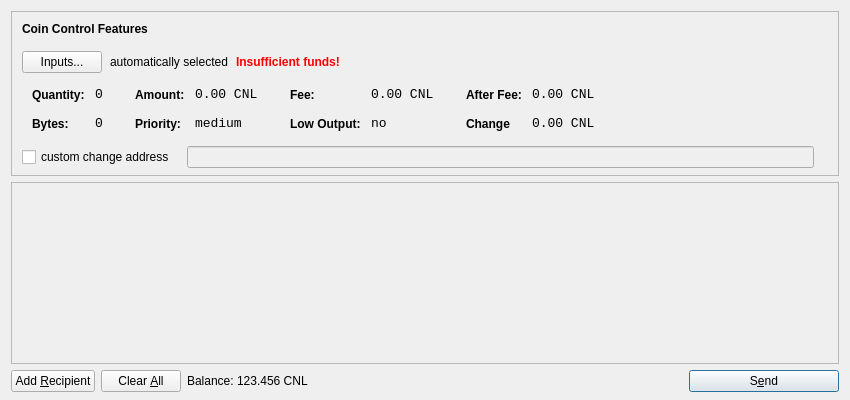
<?xml version="1.0" encoding="UTF-8"?>
<ui version="4.0">
 <class>SendCoinsDialog</class>
 <widget class="QDialog" name="SendCoinsDialog">
  <property name="geometry">
   <rect>
    <x>0</x>
    <y>0</y>
    <width>850</width>
    <height>400</height>
   </rect>
  </property>
  <property name="windowTitle">
   <string>Send Coins</string>
  </property>
  <layout class="QVBoxLayout" name="verticalLayout" stretch="0,1,0">
   <property name="bottomMargin">
    <number>8</number>
   </property>
   <item>
    <widget class="QFrame" name="frameCoinControl">
     <property name="sizePolicy">
      <sizepolicy hsizetype="Expanding" vsizetype="Expanding">
       <horstretch>0</horstretch>
       <verstretch>0</verstretch>
      </sizepolicy>
     </property>
     <property name="maximumSize">
      <size>
       <width>16777215</width>
       <height>16777215</height>
      </size>
     </property>
     <property name="frameShape">
      <enum>QFrame::StyledPanel</enum>
     </property>
     <property name="frameShadow">
      <enum>QFrame::Sunken</enum>
     </property>
     <layout class="QVBoxLayout" name="verticalLayoutCoinControl2">
      <property name="spacing">
       <number>-1</number>
      </property>
      <property name="leftMargin">
       <number>0</number>
      </property>
      <property name="topMargin">
       <number>0</number>
      </property>
      <property name="rightMargin">
       <number>0</number>
      </property>
      <property name="bottomMargin">
       <number>6</number>
      </property>
      <item>
       <layout class="QVBoxLayout" name="verticalLayoutCoinControl" stretch="0,0,0,0,1">
        <property name="spacing">
         <number>0</number>
        </property>
        <property name="leftMargin">
         <number>10</number>
        </property>
        <property name="topMargin">
         <number>10</number>
        </property>
        <item>
         <layout class="QHBoxLayout" name="horizontalLayoutCoinControl1">
          <property name="bottomMargin">
           <number>15</number>
          </property>
          <item>
           <widget class="QLabel" name="labelCoinControlFeatures">
            <property name="sizePolicy">
             <sizepolicy hsizetype="Preferred" vsizetype="Maximum">
              <horstretch>0</horstretch>
              <verstretch>0</verstretch>
             </sizepolicy>
            </property>
            <property name="font">
             <font>
              <weight>75</weight>
              <bold>true</bold>
             </font>
            </property>
            <property name="styleSheet">
             <string notr="true">font-weight:bold;</string>
            </property>
            <property name="text">
             <string>Coin Control Features</string>
            </property>
           </widget>
          </item>
         </layout>
        </item>
        <item>
         <layout class="QHBoxLayout" name="horizontalLayoutCoinControl2" stretch="0,0,0,0">
          <property name="spacing">
           <number>8</number>
          </property>
          <property name="bottomMargin">
           <number>10</number>
          </property>
          <item>
           <widget class="QPushButton" name="pushButtonCoinControl">
            <property name="styleSheet">
             <string notr="true"/>
            </property>
            <property name="text">
             <string>Inputs...</string>
            </property>
           </widget>
          </item>
          <item>
           <widget class="QLabel" name="labelCoinControlAutomaticallySelected">
            <property name="text">
             <string>automatically selected</string>
            </property>
            <property name="margin">
             <number>5</number>
            </property>
           </widget>
          </item>
          <item>
           <widget class="QLabel" name="labelCoinControlInsuffFunds">
            <property name="font">
             <font>
              <weight>75</weight>
              <bold>true</bold>
             </font>
            </property>
            <property name="styleSheet">
             <string notr="true">color:red;font-weight:bold;</string>
            </property>
            <property name="text">
             <string>Insufficient funds!</string>
            </property>
            <property name="margin">
             <number>5</number>
            </property>
           </widget>
          </item>
          <item>
           <spacer name="horizontalSpacerCoinControl">
            <property name="orientation">
             <enum>Qt::Horizontal</enum>
            </property>
            <property name="sizeHint" stdset="0">
             <size>
              <width>40</width>
              <height>1</height>
             </size>
            </property>
           </spacer>
          </item>
         </layout>
        </item>
        <item>
         <widget class="QWidget" name="widgetCoinControl" native="true">
          <property name="sizePolicy">
           <sizepolicy hsizetype="Preferred" vsizetype="Preferred">
            <horstretch>0</horstretch>
            <verstretch>0</verstretch>
           </sizepolicy>
          </property>
          <property name="minimumSize">
           <size>
            <width>0</width>
            <height>0</height>
           </size>
          </property>
          <property name="styleSheet">
           <string notr="true"/>
          </property>
          <layout class="QHBoxLayout" name="horizontalLayoutCoinControl5">
           <property name="margin">
            <number>0</number>
           </property>
           <item>
            <layout class="QHBoxLayout" name="horizontalLayoutCoinControl3" stretch="0,0,0,1">
             <property name="spacing">
              <number>20</number>
             </property>
             <property name="topMargin">
              <number>0</number>
             </property>
             <property name="bottomMargin">
              <number>10</number>
             </property>
             <item>
              <layout class="QFormLayout" name="formLayoutCoinControl1">
               <property name="horizontalSpacing">
                <number>10</number>
               </property>
               <property name="verticalSpacing">
                <number>14</number>
               </property>
               <property name="leftMargin">
                <number>10</number>
               </property>
               <property name="topMargin">
                <number>4</number>
               </property>
               <property name="rightMargin">
                <number>6</number>
               </property>
               <item row="0" column="0">
                <widget class="QLabel" name="labelCoinControlQuantityText">
                 <property name="styleSheet">
                  <string notr="true">font-weight:bold;</string>
                 </property>
                 <property name="text">
                  <string>Quantity:</string>
                 </property>
                 <property name="margin">
                  <number>0</number>
                 </property>
                </widget>
               </item>
               <item row="0" column="1">
                <widget class="QLabel" name="labelCoinControlQuantity">
                 <property name="font">
                  <font>
                   <family>Monospace</family>
                   <pointsize>10</pointsize>
                  </font>
                 </property>
                 <property name="cursor">
                  <cursorShape>IBeamCursor</cursorShape>
                 </property>
                 <property name="contextMenuPolicy">
                  <enum>Qt::ActionsContextMenu</enum>
                 </property>
                 <property name="text">
                  <string>0</string>
                 </property>
                 <property name="margin">
                  <number>0</number>
                 </property>
                 <property name="textInteractionFlags">
                  <set>Qt::LinksAccessibleByMouse|Qt::TextSelectableByKeyboard|Qt::TextSelectableByMouse</set>
                 </property>
                </widget>
               </item>
               <item row="1" column="0">
                <widget class="QLabel" name="labelCoinControlBytesText">
                 <property name="styleSheet">
                  <string notr="true">font-weight:bold;</string>
                 </property>
                 <property name="text">
                  <string>Bytes:</string>
                 </property>
                </widget>
               </item>
               <item row="1" column="1">
                <widget class="QLabel" name="labelCoinControlBytes">
                 <property name="font">
                  <font>
                   <family>Monospace</family>
                   <pointsize>10</pointsize>
                  </font>
                 </property>
                 <property name="cursor">
                  <cursorShape>IBeamCursor</cursorShape>
                 </property>
                 <property name="contextMenuPolicy">
                  <enum>Qt::ActionsContextMenu</enum>
                 </property>
                 <property name="text">
                  <string>0</string>
                 </property>
                 <property name="textInteractionFlags">
                  <set>Qt::LinksAccessibleByMouse|Qt::TextSelectableByKeyboard|Qt::TextSelectableByMouse</set>
                 </property>
                </widget>
               </item>
              </layout>
             </item>
             <item>
              <layout class="QFormLayout" name="formLayoutCoinControl2">
               <property name="horizontalSpacing">
                <number>10</number>
               </property>
               <property name="verticalSpacing">
                <number>14</number>
               </property>
               <property name="leftMargin">
                <number>6</number>
               </property>
               <property name="topMargin">
                <number>4</number>
               </property>
               <property name="rightMargin">
                <number>6</number>
               </property>
               <item row="0" column="0">
                <widget class="QLabel" name="labelCoinControlAmountText">
                 <property name="styleSheet">
                  <string notr="true">font-weight:bold;</string>
                 </property>
                 <property name="text">
                  <string>Amount:</string>
                 </property>
                 <property name="margin">
                  <number>0</number>
                 </property>
                </widget>
               </item>
               <item row="0" column="1">
                <widget class="QLabel" name="labelCoinControlAmount">
                 <property name="font">
                  <font>
                   <family>Monospace</family>
                   <pointsize>10</pointsize>
                  </font>
                 </property>
                 <property name="cursor">
                  <cursorShape>IBeamCursor</cursorShape>
                 </property>
                 <property name="contextMenuPolicy">
                  <enum>Qt::ActionsContextMenu</enum>
                 </property>
                 <property name="text">
                  <string>0.00 CNL</string>
                 </property>
                 <property name="textInteractionFlags">
                  <set>Qt::LinksAccessibleByMouse|Qt::TextSelectableByKeyboard|Qt::TextSelectableByMouse</set>
                 </property>
                </widget>
               </item>
               <item row="1" column="0">
                <widget class="QLabel" name="labelCoinControlPriorityText">
                 <property name="styleSheet">
                  <string notr="true">font-weight:bold;</string>
                 </property>
                 <property name="text">
                  <string>Priority:</string>
                 </property>
                </widget>
               </item>
               <item row="1" column="1">
                <widget class="QLabel" name="labelCoinControlPriority">
                 <property name="font">
                  <font>
                   <family>Monospace</family>
                   <pointsize>10</pointsize>
                  </font>
                 </property>
                 <property name="cursor">
                  <cursorShape>IBeamCursor</cursorShape>
                 </property>
                 <property name="contextMenuPolicy">
                  <enum>Qt::ActionsContextMenu</enum>
                 </property>
                 <property name="text">
                  <string>medium</string>
                 </property>
                 <property name="textInteractionFlags">
                  <set>Qt::LinksAccessibleByMouse|Qt::TextSelectableByKeyboard|Qt::TextSelectableByMouse</set>
                 </property>
                </widget>
               </item>
              </layout>
             </item>
             <item>
              <layout class="QFormLayout" name="formLayoutCoinControl3">
               <property name="horizontalSpacing">
                <number>10</number>
               </property>
               <property name="verticalSpacing">
                <number>14</number>
               </property>
               <property name="leftMargin">
                <number>6</number>
               </property>
               <property name="topMargin">
                <number>4</number>
               </property>
               <property name="rightMargin">
                <number>6</number>
               </property>
               <item row="0" column="0">
                <widget class="QLabel" name="labelCoinControlFeeText">
                 <property name="styleSheet">
                  <string notr="true">font-weight:bold;</string>
                 </property>
                 <property name="text">
                  <string>Fee:</string>
                 </property>
                 <property name="margin">
                  <number>0</number>
                 </property>
                </widget>
               </item>
               <item row="0" column="1">
                <widget class="QLabel" name="labelCoinControlFee">
                 <property name="font">
                  <font>
                   <family>Monospace</family>
                   <pointsize>10</pointsize>
                  </font>
                 </property>
                 <property name="cursor">
                  <cursorShape>IBeamCursor</cursorShape>
                 </property>
                 <property name="contextMenuPolicy">
                  <enum>Qt::ActionsContextMenu</enum>
                 </property>
                 <property name="text">
                  <string>0.00 CNL</string>
                 </property>
                 <property name="textInteractionFlags">
                  <set>Qt::LinksAccessibleByMouse|Qt::TextSelectableByKeyboard|Qt::TextSelectableByMouse</set>
                 </property>
                </widget>
               </item>
               <item row="1" column="0">
                <widget class="QLabel" name="labelCoinControlLowOutputText">
                 <property name="styleSheet">
                  <string notr="true">font-weight:bold;</string>
                 </property>
                 <property name="text">
                  <string>Low Output:</string>
                 </property>
                </widget>
               </item>
               <item row="1" column="1">
                <widget class="QLabel" name="labelCoinControlLowOutput">
                 <property name="font">
                  <font>
                   <family>Monospace</family>
                   <pointsize>10</pointsize>
                  </font>
                 </property>
                 <property name="cursor">
                  <cursorShape>IBeamCursor</cursorShape>
                 </property>
                 <property name="contextMenuPolicy">
                  <enum>Qt::ActionsContextMenu</enum>
                 </property>
                 <property name="text">
                  <string>no</string>
                 </property>
                 <property name="textInteractionFlags">
                  <set>Qt::LinksAccessibleByMouse|Qt::TextSelectableByKeyboard|Qt::TextSelectableByMouse</set>
                 </property>
                </widget>
               </item>
              </layout>
             </item>
             <item>
              <layout class="QFormLayout" name="formLayoutCoinControl4">
               <property name="horizontalSpacing">
                <number>10</number>
               </property>
               <property name="verticalSpacing">
                <number>14</number>
               </property>
               <property name="leftMargin">
                <number>6</number>
               </property>
               <property name="topMargin">
                <number>4</number>
               </property>
               <property name="rightMargin">
                <number>6</number>
               </property>
               <item row="0" column="0">
                <widget class="QLabel" name="labelCoinControlAfterFeeText">
                 <property name="styleSheet">
                  <string notr="true">font-weight:bold;</string>
                 </property>
                 <property name="text">
                  <string>After Fee:</string>
                 </property>
                 <property name="margin">
                  <number>0</number>
                 </property>
                </widget>
               </item>
               <item row="0" column="1">
                <widget class="QLabel" name="labelCoinControlAfterFee">
                 <property name="font">
                  <font>
                   <family>Monospace</family>
                   <pointsize>10</pointsize>
                  </font>
                 </property>
                 <property name="cursor">
                  <cursorShape>IBeamCursor</cursorShape>
                 </property>
                 <property name="contextMenuPolicy">
                  <enum>Qt::ActionsContextMenu</enum>
                 </property>
                 <property name="text">
                  <string>0.00 CNL</string>
                 </property>
                 <property name="textInteractionFlags">
                  <set>Qt::LinksAccessibleByMouse|Qt::TextSelectableByKeyboard|Qt::TextSelectableByMouse</set>
                 </property>
                </widget>
               </item>
               <item row="1" column="0">
                <widget class="QLabel" name="labelCoinControlChangeText">
                 <property name="styleSheet">
                  <string notr="true">font-weight:bold;</string>
                 </property>
                 <property name="text">
                  <string>Change</string>
                 </property>
                </widget>
               </item>
               <item row="1" column="1">
                <widget class="QLabel" name="labelCoinControlChange">
                 <property name="font">
                  <font>
                   <family>Monospace</family>
                   <pointsize>10</pointsize>
                  </font>
                 </property>
                 <property name="cursor">
                  <cursorShape>IBeamCursor</cursorShape>
                 </property>
                 <property name="contextMenuPolicy">
                  <enum>Qt::ActionsContextMenu</enum>
                 </property>
                 <property name="text">
                  <string>0.00 CNL</string>
                 </property>
                 <property name="textInteractionFlags">
                  <set>Qt::LinksAccessibleByMouse|Qt::TextSelectableByKeyboard|Qt::TextSelectableByMouse</set>
                 </property>
                </widget>
               </item>
              </layout>
             </item>
            </layout>
           </item>
          </layout>
         </widget>
        </item>
        <item>
         <layout class="QHBoxLayout" name="horizontalLayoutCoinControl4" stretch="0,0,0">
          <property name="spacing">
           <number>12</number>
          </property>
          <property name="sizeConstraint">
           <enum>QLayout::SetDefaultConstraint</enum>
          </property>
          <property name="topMargin">
           <number>5</number>
          </property>
          <property name="rightMargin">
           <number>5</number>
          </property>
          <item>
           <widget class="QCheckBox" name="checkBoxCoinControlChange">
            <property name="text">
             <string>custom change address</string>
            </property>
           </widget>
          </item>
          <item>
           <widget class="QLineEdit" name="lineEditCoinControlChange">
            <property name="enabled">
             <bool>false</bool>
            </property>
            <property name="sizePolicy">
             <sizepolicy hsizetype="Expanding" vsizetype="Fixed">
              <horstretch>0</horstretch>
              <verstretch>0</verstretch>
             </sizepolicy>
            </property>
           </widget>
          </item>
          <item>
           <widget class="QLabel" name="labelCoinControlChangeLabel">
            <property name="sizePolicy">
             <sizepolicy hsizetype="Preferred" vsizetype="Expanding">
              <horstretch>0</horstretch>
              <verstretch>0</verstretch>
             </sizepolicy>
            </property>
            <property name="minimumSize">
             <size>
              <width>0</width>
              <height>0</height>
             </size>
            </property>
            <property name="text">
             <string/>
            </property>
            <property name="margin">
             <number>3</number>
            </property>
           </widget>
          </item>
         </layout>
        </item>
        <item>
         <spacer name="verticalSpacerCoinControl">
          <property name="orientation">
           <enum>Qt::Vertical</enum>
          </property>
          <property name="sizeHint" stdset="0">
           <size>
            <width>800</width>
            <height>1</height>
           </size>
          </property>
         </spacer>
        </item>
       </layout>
      </item>
     </layout>
    </widget>
   </item>
   <item>
    <widget class="QScrollArea" name="scrollArea">
     <property name="widgetResizable">
      <bool>true</bool>
     </property>
     <widget class="QWidget" name="scrollAreaWidgetContents">
      <property name="geometry">
       <rect>
        <x>0</x>
        <y>0</y>
        <width>830</width>
        <height>165</height>
       </rect>
      </property>
      <layout class="QVBoxLayout" name="verticalLayout_2">
       <property name="margin">
        <number>0</number>
       </property>
       <item>
        <layout class="QVBoxLayout" name="entries">
         <property name="spacing">
          <number>6</number>
         </property>
        </layout>
       </item>
       <item>
        <spacer name="verticalSpacer">
         <property name="orientation">
          <enum>Qt::Vertical</enum>
         </property>
         <property name="sizeHint" stdset="0">
          <size>
           <width>20</width>
           <height>40</height>
          </size>
         </property>
        </spacer>
       </item>
      </layout>
     </widget>
    </widget>
   </item>
   <item>
    <layout class="QHBoxLayout" name="horizontalLayout">
     <item>
      <widget class="QPushButton" name="addButton">
       <property name="toolTip">
        <string>Send to multiple recipients at once</string>
       </property>
       <property name="text">
        <string>Add &amp;Recipient</string>
       </property>
       <property name="icon">
        <iconset resource="../bitcoin.qrc">
         <normaloff>:/icons/add</normaloff>:/icons/add</iconset>
       </property>
       <property name="autoDefault">
        <bool>false</bool>
       </property>
      </widget>
     </item>
     <item>
      <widget class="QPushButton" name="clearButton">
       <property name="sizePolicy">
        <sizepolicy hsizetype="Minimum" vsizetype="Fixed">
         <horstretch>0</horstretch>
         <verstretch>0</verstretch>
        </sizepolicy>
       </property>
       <property name="toolTip">
        <string>Remove all transaction fields</string>
       </property>
       <property name="text">
        <string>Clear &amp;All</string>
       </property>
       <property name="icon">
        <iconset resource="../bitcoin.qrc">
         <normaloff>:/icons/remove</normaloff>:/icons/remove</iconset>
       </property>
       <property name="autoRepeatDelay">
        <number>300</number>
       </property>
       <property name="autoDefault">
        <bool>false</bool>
       </property>
      </widget>
     </item>
     <item>
      <layout class="QHBoxLayout" name="horizontalLayout_2">
       <property name="spacing">
        <number>3</number>
       </property>
       <item>
        <widget class="QLabel" name="label">
         <property name="sizePolicy">
          <sizepolicy hsizetype="Preferred" vsizetype="Fixed">
           <horstretch>0</horstretch>
           <verstretch>0</verstretch>
          </sizepolicy>
         </property>
         <property name="text">
          <string>Balance:</string>
         </property>
        </widget>
       </item>
       <item>
        <widget class="QLabel" name="labelBalance">
         <property name="sizePolicy">
          <sizepolicy hsizetype="Preferred" vsizetype="Fixed">
           <horstretch>0</horstretch>
           <verstretch>0</verstretch>
          </sizepolicy>
         </property>
         <property name="cursor">
          <cursorShape>IBeamCursor</cursorShape>
         </property>
         <property name="text">
          <string>123.456 CNL</string>
         </property>
         <property name="textInteractionFlags">
          <set>Qt::LinksAccessibleByMouse|Qt::TextSelectableByKeyboard|Qt::TextSelectableByMouse</set>
         </property>
        </widget>
       </item>
      </layout>
     </item>
     <item>
      <spacer name="horizontalSpacer">
       <property name="orientation">
        <enum>Qt::Horizontal</enum>
       </property>
       <property name="sizeHint" stdset="0">
        <size>
         <width>40</width>
         <height>20</height>
        </size>
       </property>
      </spacer>
     </item>
     <item>
      <widget class="QPushButton" name="sendButton">
       <property name="minimumSize">
        <size>
         <width>150</width>
         <height>0</height>
        </size>
       </property>
       <property name="toolTip">
        <string>Confirm the send action</string>
       </property>
       <property name="text">
        <string>S&amp;end</string>
       </property>
       <property name="icon">
        <iconset resource="../bitcoin.qrc">
         <normaloff>:/icons/send</normaloff>:/icons/send</iconset>
       </property>
       <property name="default">
        <bool>true</bool>
       </property>
      </widget>
     </item>
    </layout>
   </item>
  </layout>
 </widget>
 <resources>
  <include location="../bitcoin.qrc"/>
 </resources>
 <connections/>
</ui>
